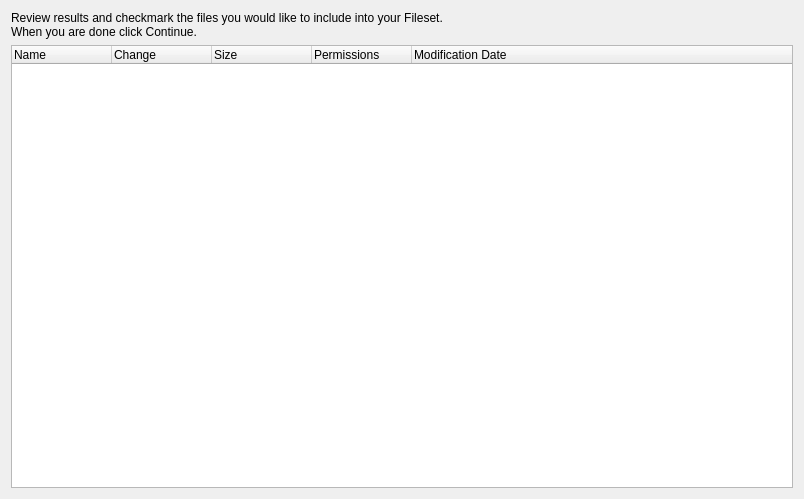
<?xml version="1.0" encoding="UTF-8"?>
<ui version="4.0">
 <class>CMyPropertyPage8</class>
 <widget class="QWidget" name="CMyPropertyPage8">
  <property name="geometry">
   <rect>
    <x>0</x>
    <y>0</y>
    <width>804</width>
    <height>499</height>
   </rect>
  </property>
  <property name="windowTitle">
   <string>Comparison Results</string>
  </property>
  <layout class="QVBoxLayout" name="verticalLayout">
   <item>
    <widget class="QLabel" name="label">
     <property name="text">
      <string>Review results and checkmark the files you would like to include into your Fileset.
When you are done click Continue.</string>
     </property>
    </widget>
   </item>
   <item>
    <widget class="QTreeWidget" name="m_ListFile">
     <property name="alternatingRowColors">
      <bool>true</bool>
     </property>
     <column>
      <property name="text">
       <string>Name</string>
      </property>
     </column>
     <column>
      <property name="text">
       <string>Change</string>
      </property>
     </column>
     <column>
      <property name="text">
       <string>Size</string>
      </property>
     </column>
     <column>
      <property name="text">
       <string>Permissions</string>
      </property>
     </column>
     <column>
      <property name="text">
       <string>Modification Date</string>
      </property>
     </column>
    </widget>
   </item>
  </layout>
 </widget>
 <resources/>
 <connections/>
</ui>
